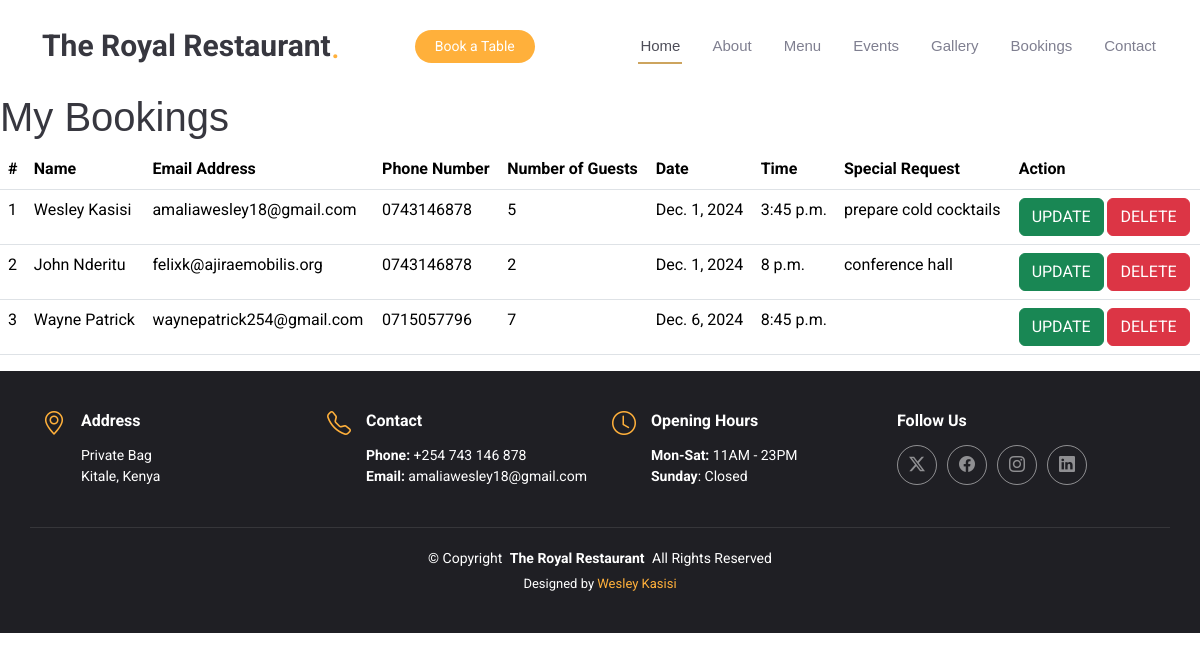
Screenshot of /application/booking/ with the database file from the repository.
### application/models.py (models this page shows, shortened)
class Reservation(models.Model):
    name = models.CharField(max_length=20)
    email = models.EmailField(max_length=25)
    phone_number = models.CharField(max_length=20)
    number_of_guests = models.IntegerField()
    reservation_date = models.DateField()
    reservation_time = models.TimeField()
    special_request = models.TextField(blank=True, null=True)

### application/views.py (the view)
# urls.py: path('booking/',views.booking,name='booking'),
def booking(request):
    reservations = Reservation.objects.all()
    return render(request, 'booking.html', {'reservations': reservations})

### application/templates/booking.html
{% extends 'base.html' %}
{% block content %}
<h1>My Bookings</h1>
<table class="table">
    <thead>
        <tr>
            <th>#</th>
            <th>Name</th>
            <th>Email Address</th>
            <th>Phone Number</th>
            <th>Number of Guests</th>
            <th>Date</th>
            <th>Time</th>
            <th>Special Request</th>
            <th>Action</th>
        </tr>
    </thead>
    <tbody>
        {% for reservation in reservations %}
        <tr>
            <td>{{ forloop.counter }}</td>
            <td>{{ reservation.name }}</td>
            <td>{{ reservation.email }}</td>
            <td>{{ reservation.phone_number}}</td>
            <td>{{ reservation.number_of_guests }}</td>
            <td>{{ reservation.reservation_date }}</td>
            <td>{{ reservation.reservation_time }}</td>
            <td>{{ reservation.special_request }}</td>
            <td>
                <a href="{% url 'update' reservation.id %}" class="btn btn-success" type="button">UPDATE</a>
                <a href="{% url 'delete' reservation.id %}" class="btn btn-danger" type="button" onclick="return confirm('Are you sure you want to delete this customer?')" >DELETE</a>
            </td>
        </tr>
        {% endfor %}
    </tbody>
</table>
{% endblock %}

### application/templates/base.html (shortened to what this page needs)
<!DOCTYPE html>
<html lang="en">
<head>
  {% load static %}
   <link href="{% static 'assets/vendor/bootstrap/css/bootstrap.min.css' %}" rel="stylesheet">
  <link href="{% static 'assets/vendor/bootstrap-icons/bootstrap-icons.css' %}" rel="stylesheet">
  <link href="{% static 'assets/vendor/aos/aos.css' %}" rel="stylesheet">
  <link href="{% static 'assets/vendor/swiper/swiper-bundle.min.css' %}" rel="stylesheet">
  <link href="{% static 'assets/vendor/glightbox/css/glightbox.min.css' %}" rel="stylesheet">
  <link rel="stylesheet" href="{% static 'assets/main.css'%}">
</head>
<body class="index-page">
  <header id="header" class="header d-flex align-items-center sticky-top">
    <div class="container position-relative d-flex align-items-center justify-content-between">
      <a href="index.html" class="logo d-flex align-items-center me-auto me-xl-0">
        <h1 class="sitename">The Royal Restaurant</h1>
        <span>.</span>
      </a>
      <nav id="navmenu" class="navmenu">
        <ul>
          <li><a href="{% url 'index' %}" class="active">Home<br></a></li>
          <li><a href="{% url 'about' %}">About</a></li>
          <li><a href="{% url 'menu' %}">Menu</a></li>
          <li><a href="{% url 'event' %}">Events</a></li>
          <li><a href="{% url 'gallery' %}">Gallery</a></li>
          <li><a href="{% url 'booking' %}">Bookings</a></li>
          <li><a href="{% url 'contact' %}">Contact</a></li>
        </ul>
      </nav>
      <a class="btn-getstarted" href="{% url 'event' %}">Book a Table</a>
    </div>
  </header>
{% block content %}
{% endblock %}
    <footer id="footer" class="footer dark-background">
    <div class="container">
      <div class="row gy-3">
        <div class="col-lg-3 col-md-6 d-flex">
          <i class="bi bi-geo-alt icon"></i>
          <div class="address">
            <h4>Address</h4>
            <p>Private Bag</p>
            <p>Kitale, Kenya</p>
          </div>
        </div>
        <div class="col-lg-3 col-md-6 d-flex">
          <i class="bi bi-telephone icon"></i>
          <div>
            <h4>Contact</h4>
            <p>
              <strong>Phone:</strong> <span>+254 743 146 878</span><br>
              <strong>Email:</strong> <span>amaliawesley18@gmail.com</span><br>
            </p>
          </div>
        </div>
        <div class="col-lg-3 col-md-6 d-flex">
          <i class="bi bi-clock icon"></i>
          <div>
            <h4>Opening Hours</h4>
            <p>
              <strong>Mon-Sat:</strong> <span>11AM - 23PM</span><br>
              <strong>Sunday</strong>: <span>Closed</span>
            </p>
          </div>
        </div>
        <div class="col-lg-3 col-md-6">
          <h4>Follow Us</h4>
          <div class="social-links d-flex">
            <a href="#" class="twitter"><i class="bi bi-twitter-x"></i></a>
            <a href="#" class="facebook"><i class="bi bi-facebook"></i></a>
            <a href="#" class="instagram"><i class="bi bi-instagram"></i></a>
            <a href="#" class="linkedin"><i class="bi bi-linkedin"></i></a>
          </div>
        </div>
      </div>
    </div>
    <div class="container copyright text-center mt-4">
      <p>© <span>Copyright</span> <strong class="px-1 sitename">The Royal Restaurant</strong> <span>All Rights Reserved</span></p>
      <div class="credits">
        Designed by <a href="">Wesley Kasisi</a>
      </div>
    </div>
  </footer>
</body>
</html>

### application/static/assets/main.css (style rules this page uses)
:root { --default-font: "Roboto", system-ui, -apple-system, "Segoe UI", Roboto, "Helvetica Neue", Arial, "Noto Sans", "Liberation Sans", sans-serif, "Apple Color Emoji", "Segoe UI Emoji", "Segoe UI Symbol", "Noto Color Emoji"; --heading-font: "Playfair Display", sans-serif; --nav-font: "Poppins", sans-serif; }
:root { --background-color: #ffffff; --default-color: #212529; --heading-color: #37373f; --accent-color: #ffb03b; --surface-color: #ffffff; --contrast-color: #ffffff; }
:root { --nav-color: #7f7f90; --nav-hover-color: #cda45e; --nav-mobile-background-color: #ffffff; --nav-dropdown-background-color: #ffffff; --nav-dropdown-color: #7f7f90; --nav-dropdown-hover-color: #cda45e; }
.dark-background { --background-color: #1f1f24; --default-color: #ffffff; --heading-color: #ffffff; --surface-color: #37373f; --contrast-color: #ffffff; }
:root { scroll-behavior: smooth; }
body { color: var(--default-color); background-color: var(--background-color); font-family: var(--default-font); }
a { color: var(--accent-color); text-decoration: none; transition: 0.3s; }
h1, h2, h3, h4, h5, h6 { color: var(--heading-color); font-family: var(--heading-font); }
.header { color: var(--default-color); background-color: var(--background-color); padding: 20px 0; transition: all 0.5s; z-index: 997; }
.header .logo { line-height: 1; }
.header .logo h1 { font-size: 30px; margin: 0; font-weight: 700; color: var(--heading-color); font-family: var(--default-font); }
.header .logo span { color: var(--accent-color); font-size: 36px; }
.header .btn-getstarted, .header .btn-getstarted:focus { color: var(--contrast-color); background: var(--accent-color); font-size: 14px; padding: 8px 26px; margin: 0; border-radius: 50px; transition: 0.3s; }
@media (max-width: 1200px) { .header .logo { order: 1; } }
@media (max-width: 1200px) { .header .btn-getstarted { order: 2; margin: 0 15px 0 0; padding: 6px 20px; } }
@media (max-width: 1200px) { .header .navmenu { order: 3; } }
@media (min-width: 1200px) { .navmenu { padding: 0; } }
@media (min-width: 1200px) { .navmenu ul { margin: 0; padding: 0; display: flex; list-style: none; align-items: center; } }
@media (min-width: 1200px) { .navmenu li { position: relative; } }
@media (min-width: 1200px) { .navmenu>ul>li { white-space: nowrap; padding: 15px 14px; } }
@media (min-width: 1200px) { .navmenu>ul>li:last-child { padding-right: 0; } }
@media (min-width: 1200px) { .navmenu a, .navmenu a:focus { color: var(--nav-color); font-size: 15px; padding: 0 2px; font-family: var(--nav-font); font-weight: 500; display: flex; align-items: center; justify-content: space-between; white-space: nowrap; transition: 0.3s; position: relative; } }
@media (min-width: 1200px) { .navmenu>ul>li>a:before { content: ""; position: absolute; height: 2px; bottom: -6px; left: 0; background-color: var(--nav-hover-color); visibility: hidden; width: 0px; transition: all 0.3s ease-in-out 0s; } }
@media (min-width: 1200px) { .navmenu a:hover:before, .navmenu li:hover>a:before, .navmenu .active:before { visibility: visible; width: 100%; } }
@media (min-width: 1200px) { .navmenu li:hover>a, .navmenu .active, .navmenu .active:focus { color: color-mix(in srgb, var(--nav-color) 80%, black 50%); } }
.footer { --heading-font: var(--default-font); color: var(--default-color); background-color: var(--background-color); font-size: 14px; padding: 40px 0; position: relative; }
.footer .icon { color: var(--accent-color); margin-right: 15px; font-size: 24px; line-height: 0; }
.footer h4 { font-size: 16px; font-weight: 700; margin-bottom: 15px; }
.footer .address p { margin-bottom: 0px; }
.footer .social-links a { display: flex; align-items: center; justify-content: center; width: 40px; height: 40px; border-radius: 50%; border: 1px solid color-mix(in srgb, var(--default-color), transparent 50%); font-size: 16px; color: color-mix(in srgb, var(--default-color), transparent 50%); margin-right: 10px; transition: 0.3s; }
.footer .copyright { padding-top: 20px; border-top: 1px solid color-mix(in srgb, var(--default-color), transparent 90%); }
.footer .copyright p { margin-bottom: 0; }
.footer .credits { margin-top: 5px; font-size: 13px; }

### rows the page displays
Reservation: name "Wesley Kasisi", email "amaliawesley18@gmail.com", phone_number "0743146878", number_of_guests "5", reservation_date "Dec. 1, 2024", reservation_time "3:45 p.m.", special_request "prepare cold cocktails"
Reservation: name "John Nderitu", email "felixk@ajiraemobilis.org", phone_number "0743146878", number_of_guests "2", reservation_date "Dec. 1, 2024", reservation_time "8 p.m.", special_request "conference hall"
Reservation: name "Wayne Patrick", email "waynepatrick254@gmail.com", phone_number "0715057796", number_of_guests "7", reservation_date "Dec. 6, 2024", reservation_time "8:45 p.m."
